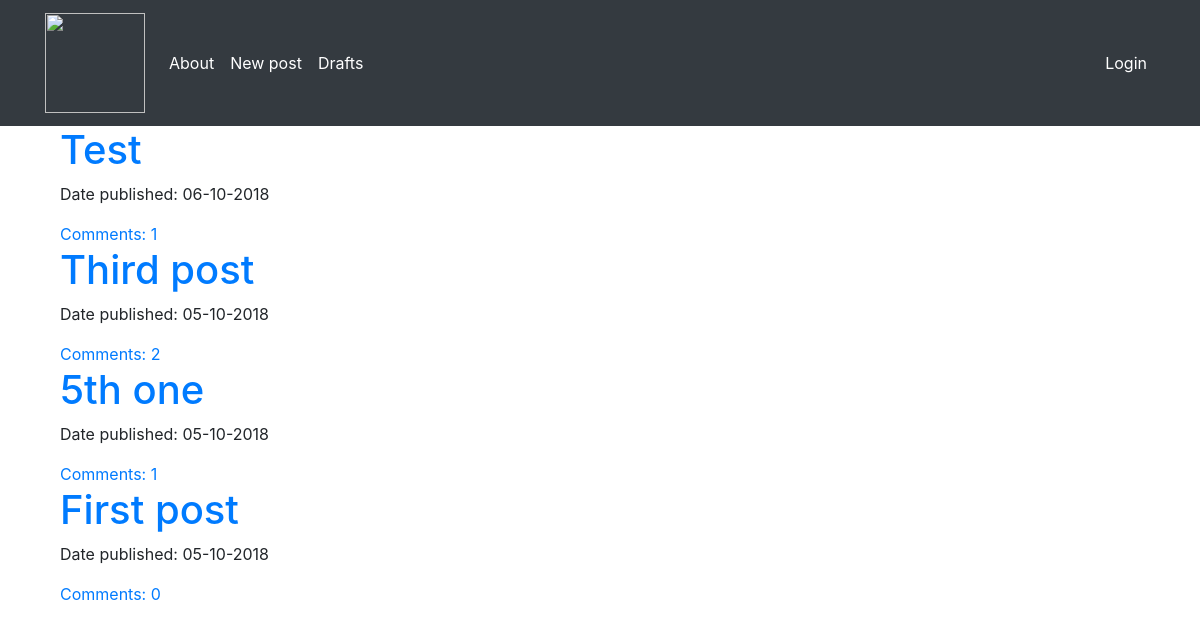
The page / on the database its author committed.
### blog/models.py (models this page shows, shortened)
class Post(models.Model):
    author = models.ForeignKey('auth.User', on_delete=models.CASCADE)  # superuser
    title = models.CharField(max_length=160)
    text = models.TextField()
    date_create = models.DateTimeField(default=timezone.now)
    date_publish = models.DateTimeField(blank=True, null=True)

### blog/views.py (the view)
# urls.py: path('', views.AllPostsView.as_view(), name='all_posts'),
class AllPostsView(ListView):
    model = Post
    template_name = 'blog/all_posts.html'  # override default post_list.html template
    def get_queryset(self):
        return Post.objects.filter(date_publish__lte=timezone.now()) \
            .order_by('-date_publish')  # newest to oldest

### blog/templates/blog/all_posts.html
{% extends 'blog/shared.html' %}
{% block content_block %}
<div class="container">
    {% for post in post_list %}
    <div class="post">
        <h1><a href="{% url 'post_content' pk=post.pk %}">{{post.title}}</a> </h1>
        <div class="date">
            <p>Date published: {{post.date_publish|date:'d-m-Y'}}</p>
        </div>
        <a href="{% url 'post_content' pk=post.pk %}">Comments: {{post.comments.count}}</a>
    </div>
    {% endfor %}
</div>
{% endblock %}

### rows shown on the page
Post: title "Test", date_publish "06-10-2018", comments.count "1"
Post: title "Third post", date_publish "05-10-2018", comments.count "2"
Post: title "5th one", date_publish "05-10-2018", comments.count "1"
Post: title "First post", date_publish "05-10-2018", comments.count "0"
